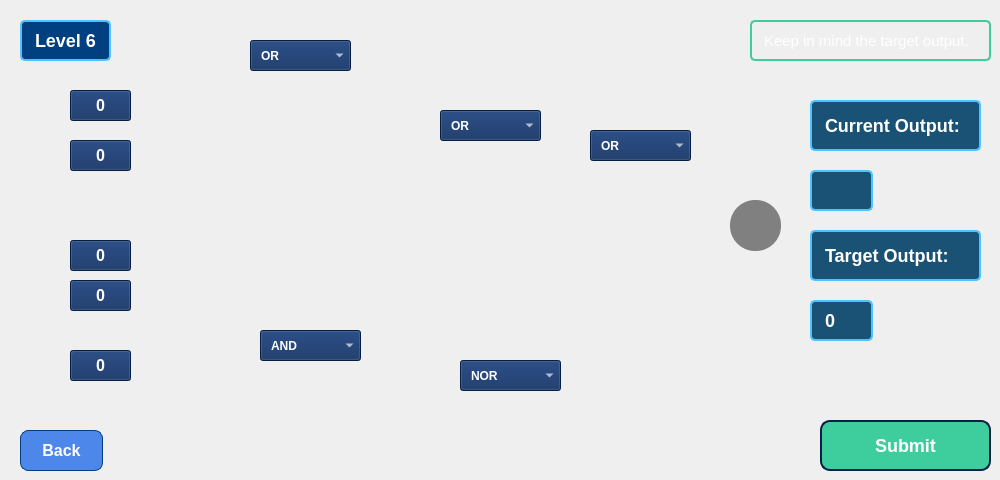
      <widget class="QWidget" name="level6Page">
       <widget class="QPushButton" name="level6BackButton">
        <property name="geometry">
         <rect>
          <x>20</x>
          <y>430</y>
          <width>83</width>
          <height>41</height>
         </rect>
        </property>
        <property name="styleSheet">
         <string notr="true">QPushButton{
    background-color: rgb(77, 135, 234); /* Darker Blue for Back Button */
    font-size: 16px;
    font-weight: bold 12 pt;
    color: #FFFFFF; /* White Text */
    border: 1px solid #004080; /* Subtle border */
    border-radius: 8px;
    padding: 8px 16px;
}

QPushButton:hover {
    background-color: #4DC3FF; /* Light Blue Hover for Back Button */
    color: #002966; /* Dark Blue Text */
}


</string>
        </property>
        <property name="text">
         <string>Back</string>
        </property>
       </widget>
       <widget class="QLabel" name="TargetOutput6">
        <property name="geometry">
         <rect>
          <x>810</x>
          <y>300</y>
          <width>63</width>
          <height>41</height>
         </rect>
        </property>
        <property name="styleSheet">
         <string notr="true">/* QLabel for Current Output and Target Output */
QLabel {
    font-size: 18px;
    font-weight: bold;
    color: #FFFFFF; /* White text */
    background-color: #1A5276; /* Dark blue background */
    border: 2px solid #4DC3FF; /* Light blue border */
    padding: 8px; /* Padding for readability */
    border-radius: 5px; /* Rounded corners */
    text-align: center; /* Centered text */
}
</string>
        </property>
        <property name="text">
         <string>0</string>
        </property>
       </widget>
       <widget class="QLabel" name="TargetDisplay6">
        <property name="geometry">
         <rect>
          <x>810</x>
          <y>230</y>
          <width>171</width>
          <height>51</height>
         </rect>
        </property>
        <property name="styleSheet">
         <string notr="true">/* QLabel for Current Output and Target Output */
QLabel {
    font-size: 18px;
    font-weight: bold;
    color: #FFFFFF; /* White text */
    background-color: #1A5276; /* Dark blue background */
    border: 2px solid #4DC3FF; /* Light blue border */
    padding: 8px; /* Padding for readability */
    border-radius: 5px; /* Rounded corners */
    text-align: center; /* Centered text */
}
</string>
        </property>
        <property name="text">
         <string>Target Output:</string>
        </property>
       </widget>
       <widget class="QLabel" name="CurrentOutput6">
        <property name="geometry">
         <rect>
          <x>810</x>
          <y>170</y>
          <width>63</width>
          <height>41</height>
         </rect>
        </property>
        <property name="styleSheet">
         <string notr="true">/* QLabel for Current Output and Target Output */
QLabel {
    font-size: 18px;
    font-weight: bold;
    color: #FFFFFF; /* White text */
    background-color: #1A5276; /* Dark blue background */
    border: 2px solid #4DC3FF; /* Light blue border */
    padding: 8px; /* Padding for readability */
    border-radius: 5px; /* Rounded corners */
    text-align: center; /* Centered text */
}
</string>
        </property>
        <property name="text">
         <string/>
        </property>
       </widget>
       <widget class="QLabel" name="CurrentDisplay6">
        <property name="geometry">
         <rect>
          <x>810</x>
          <y>100</y>
          <width>171</width>
          <height>51</height>
         </rect>
        </property>
        <property name="styleSheet">
         <string notr="true">/* QLabel for Current Output and Target Output */
QLabel {
    font-size: 18px;
    font-weight: bold;
    color: #FFFFFF; /* White text */
    background-color: #1A5276; /* Dark blue background */
    border: 2px solid #4DC3FF; /* Light blue border */
    padding: 8px; /* Padding for readability */
    border-radius: 5px; /* Rounded corners */
    text-align: center; /* Centered text */
}
</string>
        </property>
        <property name="text">
         <string>Current Output:</string>
        </property>
       </widget>
       <widget class="QLabel" name="level6FeedbackLabel">
        <property name="geometry">
         <rect>
          <x>350</x>
          <y>430</y>
          <width>251</width>
          <height>41</height>
         </rect>
        </property>
        <property name="text">
         <string/>
        </property>
       </widget>
       <widget class="QPushButton" name="submitLevel6Button">
        <property name="geometry">
         <rect>
          <x>820</x>
          <y>420</y>
          <width>171</width>
          <height>51</height>
         </rect>
        </property>
        <property name="styleSheet">
         <string notr="true">QPushButton {
    background-color: rgb(62, 206, 158);/* Medium blue background */
    color: #FFFFFF; /* White text */
    font-size: 18px;
    font-weight: bold;
    border: 2px solid rgb(7, 30, 70);/* Darker blue border */
    border-radius: 10px; /* Rounded corners */
    padding: 10px 20px;
}

QPushButton:hover {
    color: #002966; /* Dark blue text */
}


QPushButton:pressed {
    background-color: rgb(7, 30, 70); /* Dark blue background */
    border: 2px solid #4DC3FF; /* Light blue border */
}
</string>
        </property>
        <property name="text">
         <string>Submit</string>
        </property>
       </widget>
       <widget class="QPushButton" name="inputA6">
        <property name="geometry">
         <rect>
          <x>70</x>
          <y>90</y>
          <width>61</width>
          <height>31</height>
         </rect>
        </property>
        <property name="styleSheet">
         <string notr="true">QPushButton{
background-color: rgb(9, 40, 93);
color: white;
font: bold 12pt
}


</string>
        </property>
        <property name="text">
         <string>0</string>
        </property>
       </widget>
       <widget class="QPushButton" name="inputB6">
        <property name="geometry">
         <rect>
          <x>70</x>
          <y>140</y>
          <width>61</width>
          <height>31</height>
         </rect>
        </property>
        <property name="styleSheet">
         <string notr="true">QPushButton{
background-color: rgb(9, 40, 93);
color: white;
font: bold 12pt
}



</string>
        </property>
        <property name="text">
         <string>0</string>
        </property>
       </widget>
       <widget class="QPushButton" name="inputC6">
        <property name="geometry">
         <rect>
          <x>70</x>
          <y>240</y>
          <width>61</width>
          <height>31</height>
         </rect>
        </property>
        <property name="styleSheet">
         <string notr="true">QPushButton{
background-color: rgb(9, 40, 93);
color: white;
font: bold 12pt
}


</string>
        </property>
        <property name="text">
         <string>0</string>
        </property>
       </widget>
       <widget class="QPushButton" name="inputD6">
        <property name="geometry">
         <rect>
          <x>70</x>
          <y>280</y>
          <width>61</width>
          <height>31</height>
         </rect>
        </property>
        <property name="styleSheet">
         <string notr="true">QPushButton{
background-color: rgb(9, 40, 93);
color: white;
font: bold 12pt
}



</string>
        </property>
        <property name="text">
         <string>0</string>
        </property>
       </widget>
       <widget class="QPushButton" name="inputE6">
        <property name="geometry">
         <rect>
          <x>70</x>
          <y>350</y>
          <width>61</width>
          <height>31</height>
         </rect>
        </property>
        <property name="styleSheet">
         <string notr="true">QPushButton{
background-color: rgb(9, 40, 93);
color: white;
font: bold 12pt
}


</string>
        </property>
        <property name="text">
         <string>0</string>
        </property>
       </widget>
       <widget class="QLabel" name="Circuit6">
        <property name="geometry">
         <rect>
          <x>140</x>
          <y>70</y>
          <width>641</width>
          <height>331</height>
         </rect>
        </property>
        <property name="text">
         <string/>
        </property>
        <property name="pixmap">
         <pixmap resource="Resources.qrc">:/images/level6.jpg</pixmap>
        </property>
        <property name="scaledContents">
         <bool>true</bool>
        </property>
       </widget>
       <widget class="QComboBox" name="Gate18">
        <property name="geometry">
         <rect>
          <x>250</x>
          <y>40</y>
          <width>101</width>
          <height>31</height>
         </rect>
        </property>
        <property name="styleSheet">
         <string notr="true">QComboBox {
background-color: rgb(9, 40, 93);
color: white;
font: bold 9pt;
padding: 5px 10px;
}
</string>
        </property>
        <item>
         <property name="text">
          <string>OR</string>
         </property>
         <property name="icon">
          <iconset resource="Resources.qrc">
           <normaloff>:/images/or.png</normaloff>:/images/or.png</iconset>
         </property>
        </item>
        <item>
         <property name="text">
          <string>AND</string>
         </property>
         <property name="icon">
          <iconset resource="Resources.qrc">
           <normaloff>:/images/and.png</normaloff>:/images/and.png</iconset>
         </property>
        </item>
        <item>
         <property name="text">
          <string>NAND</string>
         </property>
         <property name="icon">
          <iconset resource="Resources.qrc">
           <normaloff>:/images/nand.png</normaloff>:/images/nand.png</iconset>
         </property>
        </item>
       </widget>
       <widget class="QComboBox" name="Gate19">
        <property name="geometry">
         <rect>
          <x>260</x>
          <y>330</y>
          <width>101</width>
          <height>31</height>
         </rect>
        </property>
        <property name="styleSheet">
         <string notr="true">QComboBox {
background-color: rgb(9, 40, 93);
color: white;
font: bold 9pt;
padding: 5px 10px;
}
</string>
        </property>
        <item>
         <property name="text">
          <string>AND</string>
         </property>
         <property name="icon">
          <iconset resource="Resources.qrc">
           <normaloff>:/images/and.png</normaloff>:/images/and.png</iconset>
         </property>
        </item>
        <item>
         <property name="text">
          <string>OR</string>
         </property>
         <property name="icon">
          <iconset resource="Resources.qrc">
           <normaloff>:/images/or.png</normaloff>:/images/or.png</iconset>
         </property>
        </item>
        <item>
         <property name="text">
          <string>XOR</string>
         </property>
         <property name="icon">
          <iconset resource="Resources.qrc">
           <normaloff>:/images/xor.png</normaloff>:/images/xor.png</iconset>
         </property>
        </item>
       </widget>
       <widget class="QComboBox" name="Gate20">
        <property name="geometry">
         <rect>
          <x>440</x>
          <y>110</y>
          <width>101</width>
          <height>31</height>
         </rect>
        </property>
        <property name="styleSheet">
         <string notr="true">QComboBox {
background-color: rgb(9, 40, 93);
color: white;
font: bold 9pt;
padding: 5px 10px;
}
</string>
        </property>
        <item>
         <property name="text">
          <string>OR</string>
         </property>
         <property name="icon">
          <iconset resource="Resources.qrc">
           <normaloff>:/images/or.png</normaloff>:/images/or.png</iconset>
         </property>
        </item>
        <item>
         <property name="text">
          <string>NAND</string>
         </property>
         <property name="icon">
          <iconset resource="Resources.qrc">
           <normaloff>:/images/nand.png</normaloff>:/images/nand.png</iconset>
         </property>
        </item>
       </widget>
       <widget class="QComboBox" name="Gate21">
        <property name="geometry">
         <rect>
          <x>460</x>
          <y>360</y>
          <width>101</width>
          <height>31</height>
         </rect>
        </property>
        <property name="styleSheet">
         <string notr="true">QComboBox {
background-color: rgb(9, 40, 93);
color: white;
font: bold 9pt;
padding: 5px 10px;
}
</string>
        </property>
        <item>
         <property name="text">
          <string>NOR</string>
         </property>
         <property name="icon">
          <iconset resource="Resources.qrc">
           <normaloff>:/images/nor.png</normaloff>:/images/nor.png</iconset>
         </property>
        </item>
        <item>
         <property name="text">
          <string>NOT</string>
         </property>
         <property name="icon">
          <iconset resource="Resources.qrc">
           <normaloff>:/images/not.png</normaloff>:/images/not.png</iconset>
         </property>
        </item>
       </widget>
       <widget class="QComboBox" name="Gate22">
        <property name="geometry">
         <rect>
          <x>590</x>
          <y>130</y>
          <width>101</width>
          <height>31</height>
         </rect>
        </property>
        <property name="styleSheet">
         <string notr="true">QComboBox {
background-color: rgb(9, 40, 93);
color: white;
font: bold 9pt;
padding: 5px 10px;
}
</string>
        </property>
        <item>
         <property name="text">
          <string>OR</string>
         </property>
         <property name="icon">
          <iconset resource="Resources.qrc">
           <normaloff>:/images/or.png</normaloff>:/images/or.png</iconset>
         </property>
        </item>
        <item>
         <property name="text">
          <string>NOR</string>
         </property>
         <property name="icon">
          <iconset resource="Resources.qrc">
           <normaloff>:/images/nor.png</normaloff>:/images/nor.png</iconset>
         </property>
        </item>
        <item>
         <property name="text">
          <string>AND</string>
         </property>
         <property name="icon">
          <iconset resource="Resources.qrc">
           <normaloff>:/images/and.png</normaloff>:/images/and.png</iconset>
         </property>
        </item>
       </widget>
       <widget class="QLabel" name="Gate18Image">
        <property name="geometry">
         <rect>
          <x>260</x>
          <y>80</y>
          <width>91</width>
          <height>111</height>
         </rect>
        </property>
        <property name="styleSheet">
         <string notr="true">QLabel{
background-color: transparent; color: transparent;
}</string>
        </property>
        <property name="text">
         <string/>
        </property>
        <property name="pixmap">
         <pixmap resource="Resources.qrc">:/images/or.png</pixmap>
        </property>
        <property name="scaledContents">
         <bool>true</bool>
        </property>
       </widget>
       <widget class="QLabel" name="Gate19Image">
        <property name="geometry">
         <rect>
          <x>260</x>
          <y>220</y>
          <width>91</width>
          <height>101</height>
         </rect>
        </property>
        <property name="styleSheet">
         <string notr="true">QLabel{
background-color: transparent; color: transparent;
}</string>
        </property>
        <property name="text">
         <string/>
        </property>
        <property name="pixmap">
         <pixmap resource="Resources.qrc">:/images/and.png</pixmap>
        </property>
        <property name="scaledContents">
         <bool>true</bool>
        </property>
       </widget>
       <widget class="QLabel" name="Gate20Image">
        <property name="geometry">
         <rect>
          <x>440</x>
          <y>150</y>
          <width>91</width>
          <height>101</height>
         </rect>
        </property>
        <property name="styleSheet">
         <string notr="true">QLabel{
background-color: transparent; color: transparent;
}</string>
        </property>
        <property name="text">
         <string/>
        </property>
        <property name="pixmap">
         <pixmap resource="Resources.qrc">:/images/or.png</pixmap>
        </property>
        <property name="scaledContents">
         <bool>true</bool>
        </property>
       </widget>
       <widget class="QLabel" name="Gate21Image">
        <property name="geometry">
         <rect>
          <x>470</x>
          <y>270</y>
          <width>81</width>
          <height>101</height>
         </rect>
        </property>
        <property name="styleSheet">
         <string notr="true">QLabel{
background-color: transparent; color: transparent;
}</string>
        </property>
        <property name="text">
         <string/>
        </property>
        <property name="pixmap">
         <pixmap resource="Resources.qrc">:/images/nor.png</pixmap>
        </property>
        <property name="scaledContents">
         <bool>true</bool>
        </property>
       </widget>
       <widget class="QLabel" name="Gate22Image">
        <property name="geometry">
         <rect>
          <x>600</x>
          <y>170</y>
          <width>81</width>
          <height>111</height>
         </rect>
        </property>
        <property name="styleSheet">
         <string notr="true">QLabel{
background-color: transparent; color: transparent;
}</string>
        </property>
        <property name="text">
         <string/>
        </property>
        <property name="pixmap">
         <pixmap resource="Resources.qrc">:/images/or.png</pixmap>
        </property>
        <property name="scaledContents">
         <bool>true</bool>
        </property>
       </widget>
       <widget class="QLabel" name="label_17">
        <property name="geometry">
         <rect>
          <x>20</x>
          <y>20</y>
          <width>91</width>
          <height>41</height>
         </rect>
        </property>
        <property name="styleSheet">
         <string notr="true">QLabel {
    font-size: 18px;
    font-weight: bold;
    color: #FFFFFF; /* White text */
    background-color: #004080; /* Blue background for text box */
    border: 2px solid #4DC3FF; /* Light blue border */
    padding: 8px; /* Padding for better readability */
    border-radius: 5px; /* Rounded corners */
}</string>
        </property>
        <property name="text">
         <string>Level 6</string>
        </property>
        <property name="wordWrap">
         <bool>true</bool>
        </property>
       </widget>
       <widget class="QLabel" name="label_23">
        <property name="geometry">
         <rect>
          <x>750</x>
          <y>20</y>
          <width>241</width>
          <height>41</height>
         </rect>
        </property>
        <property name="styleSheet">
         <string notr="true">QLabel {
    font-size: 15px;
    font-weight: normal;
    color: #FFFFFF; /* White text */
    border: 2px solid rgb(62, 206, 158); /* Light blue border */
    padding: 8px; /* Padding for better readability */
    border-radius: 5px; /* Rounded corners */
}</string>
        </property>
        <property name="text">
         <string>Keep in mind the target output.</string>
        </property>
        <property name="wordWrap">
         <bool>true</bool>
        </property>
       </widget>
       <widget class="QLabel" name="outputCircle6">
        <property name="geometry">
         <rect>
          <x>730</x>
          <y>200</y>
          <width>51</width>
          <height>51</height>
         </rect>
        </property>
        <property name="styleSheet">
         <string notr="true">background-color: rgb(128, 128, 128); border-radius: 25px;</string>
        </property>
        <property name="text">
         <string/>
        </property>
       </widget>
      </widget>
